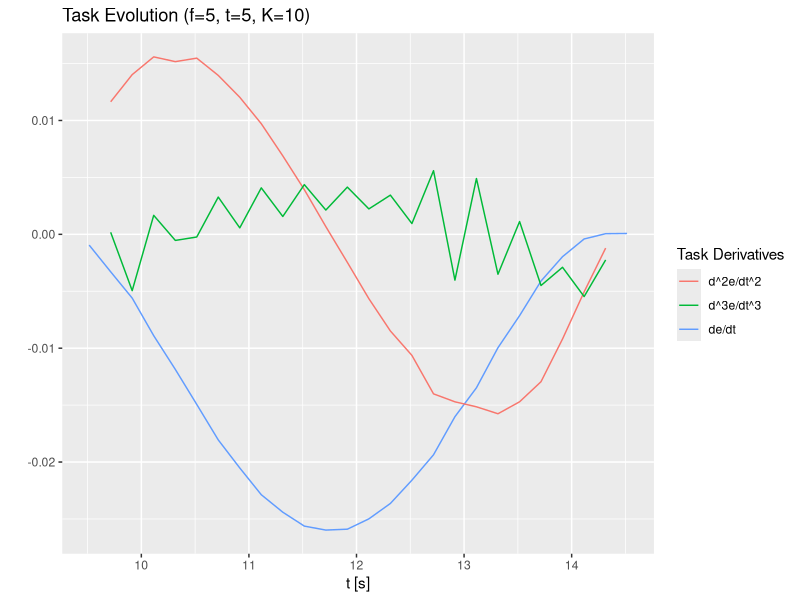

Write R code to recreate this figure.
library(ggplot2)

tf <- 10
e0 <- 0.0667979
C <- 40/sqrt(3) * e0/(tf*tf)

rawdata <- read.csv("csv_data/f5t5K10.csv", header=FALSE)
J <- rawdata[rawdata$V2=='J',3:20]
qdot <- rawdata[rawdata$V2=='qdot',3:20]
t <- rawdata[rawdata$V2=='J',c("V1")]

dt <- t[2:length(t)] - t[1:length(t)-1]
dt <- c(dt, sum(dt)/length(dt))

t_red <- t[2:(length(t)-1)]
dt_red <- dt[2:(length(dt)-1)]

de <- rowSums(J*qdot)
de <- unname(de)
dde <- (-0.5*de[3:length(de)] +0.5*de[1:(length(de)-2)]) / dt_red
ddde <- (de[3:length(de)] -2*de[2:(length(de)-1)] +de[1:(length(de)-2)]) / dt_red

p <- ggplot(NULL, aes(x,y)) +
  xlab("t [s]") + ylab("") + 
  labs(title = "Task Evolution (f=5, t=5, K=10)") +
  labs(color='Task Derivatives') +
  geom_line(data = data.frame(x=t, y=de), aes(colour="de/dt")) +
  geom_line(data = data.frame(x=t_red, y=dde), aes(colour="d^2e/dt^2")) +
  geom_line(data = data.frame(x=t_red, y=ddde), aes(colour="d^3e/dt^3"))



p
#ddde_dt <- 0.5 * (ddde[1:(length(ddde)-1)] + ddde[2:(length(ddde))]) * dt_red[1:(length(dt_red)-1)]

sigma <- sum(abs(ddde))
print(paste("Sigma/C = ", sigma/C))









